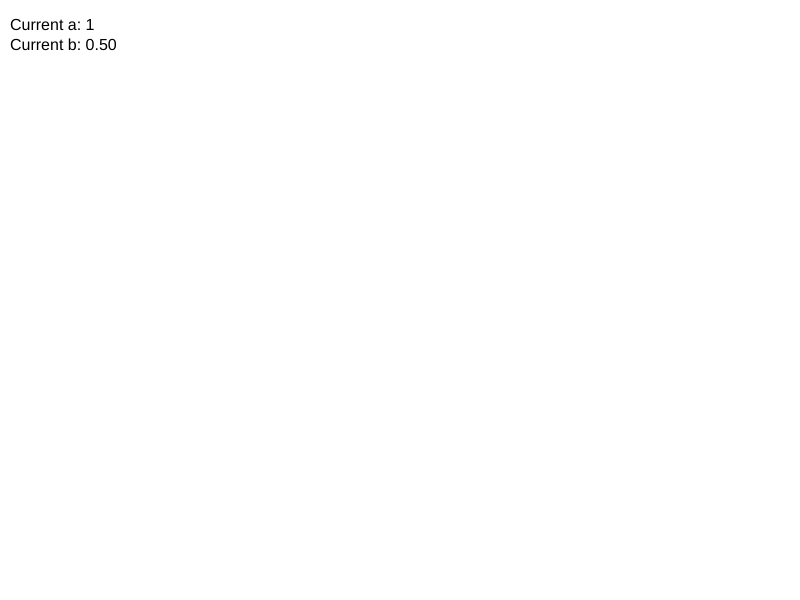
Frame 1 (no input)
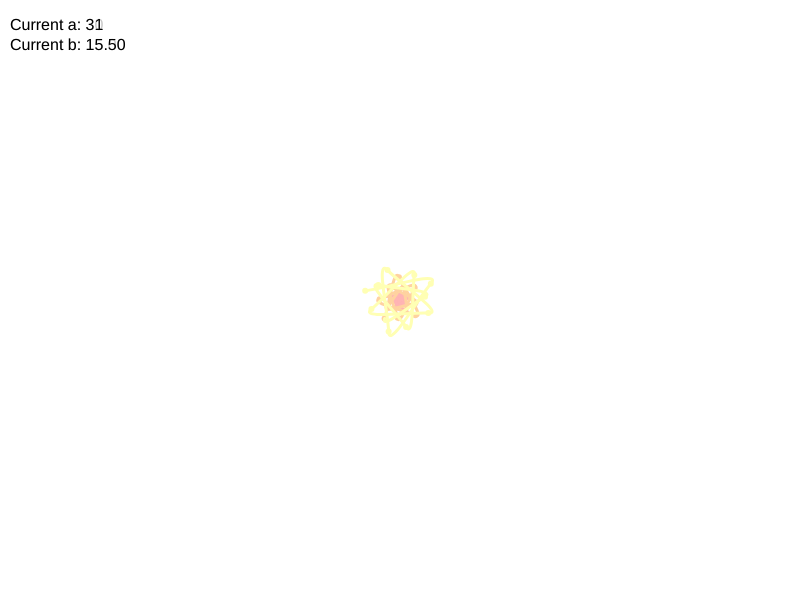
Frame 60 (no input)
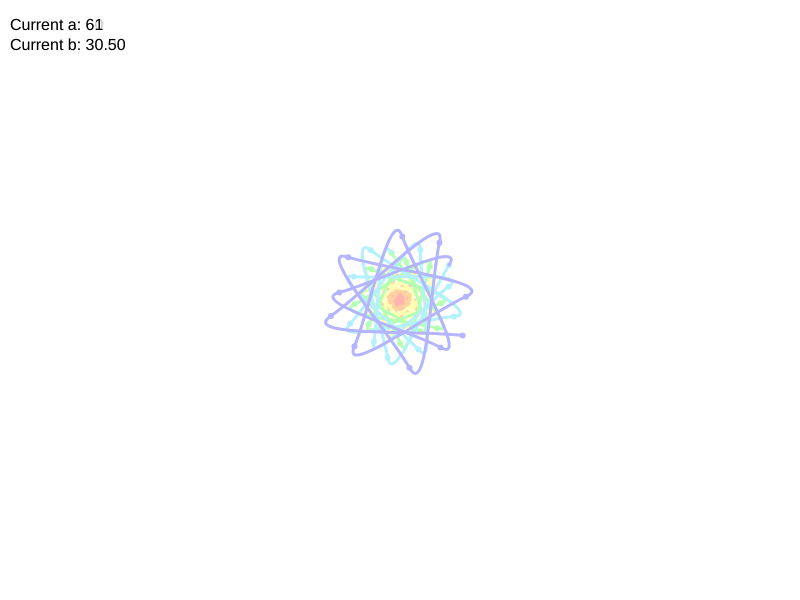
Frame 120 (the mouse pressed at the canvas centre since frame 60)

The p5.js sketch that drew these frames (run headless with seeded random() and noise() and a simulated clock; from frame 60 on, the mouse is pressed at the canvas centre):

// p5.js sketch
// ── sketch.js
let a = 1;
let direction = 1; // 1 for forward, -1 for reverse
let lastUpdateTime = 0;
let updateInterval = 20; // 0.02 seconds = 20 milliseconds
let lastPoint = null;
let secondLastPoint = null;
let rainbowColors = [];
let colorCounter = 0; // Track total calculations for continuous color cycling

function setup() {
  createCanvas(800, 600);
  background(255);

  // Define pastel rainbow colors: red, orange, yellow, green, cyan, blue, violet, magenta, pink
  rainbowColors = [
    color(255, 180, 180),   // Pastel Red
    color(255, 210, 160),   // Pastel Orange
    color(255, 255, 180),   // Pastel Yellow
    color(180, 255, 180),   // Pastel Green
    color(180, 240, 255),   // Pastel Cyan
    color(180, 180, 255),   // Pastel Blue
    color(210, 180, 255),   // Pastel Violet
    color(255, 180, 255),   // Pastel Magenta
    color(255, 180, 210)    // Pastel Pink
  ];
}

function draw() {
  let currentTime = millis();

  // Update every 0.02 seconds (20 milliseconds)
  if (currentTime - lastUpdateTime >= updateInterval) {
    lastUpdateTime = currentTime;

    let b = a / 2;

    // Calculate position using golden ratio spiral formula
    // Using polar coordinates: angle increases with a, radius with golden ratio
    let phi = 1.618033988749895; // Golden ratio
    let angle = a * 2 * PI / phi;
    let radius = a * 1.2; // Scale factor for visibility (reduced for larger range of 500)

    let x = width / 2 + cos(angle) * radius;
    let y = height / 2 + sin(angle) * radius;

    // Determine color: loop through rainbow colors every 10 calculations using colorCounter
    let colorIndex = floor(colorCounter / 10) % rainbowColors.length;
    let currentColor = rainbowColors[colorIndex];

    // Draw smooth curve from previous point to current point using bezier
    if (lastPoint !== null && secondLastPoint !== null) {
      stroke(currentColor);
      strokeWeight(3);
      noFill();

      // Calculate control points for smooth curve
      let cp1x = lastPoint.x + (lastPoint.x - secondLastPoint.x) * 0.3;
      let cp1y = lastPoint.y + (lastPoint.y - secondLastPoint.y) * 0.3;
      let cp2x = x - (x - lastPoint.x) * 0.3;
      let cp2y = y - (y - lastPoint.y) * 0.3;

      bezier(lastPoint.x, lastPoint.y, cp1x, cp1y, cp2x, cp2y, x, y);
    } else if (lastPoint !== null) {
      // For the first segment, just draw a line
      stroke(currentColor);
      strokeWeight(3);
      line(lastPoint.x, lastPoint.y, x, y);
    }

    // Draw current point
    fill(currentColor);
    noStroke();
    circle(x, y, 6);

    // Store current point for next iteration
    secondLastPoint = lastPoint;
    lastPoint = { x: x, y: y };

    // Increment color counter for continuous color progression
    colorCounter++;

    // Update a with direction, and reverse when hitting boundaries
    a += direction;
    if (a > 500) {
      a = 500;
      direction = -1;
    } else if (a < 1) {
      a = 1;
      direction = 1;
    }
  }

  // Display current values (redrawn each frame)
  noStroke();
  fill(255, 255, 255, 200); // Semi-transparent white background for text
  rect(5, 15, 150, 50);

  fill(0);
  textSize(16);
  textAlign(LEFT);
  text(`Current a: ${a}`, 10, 30);
  text(`Current b: ${(a / 2).toFixed(2)}`, 10, 50);
}
